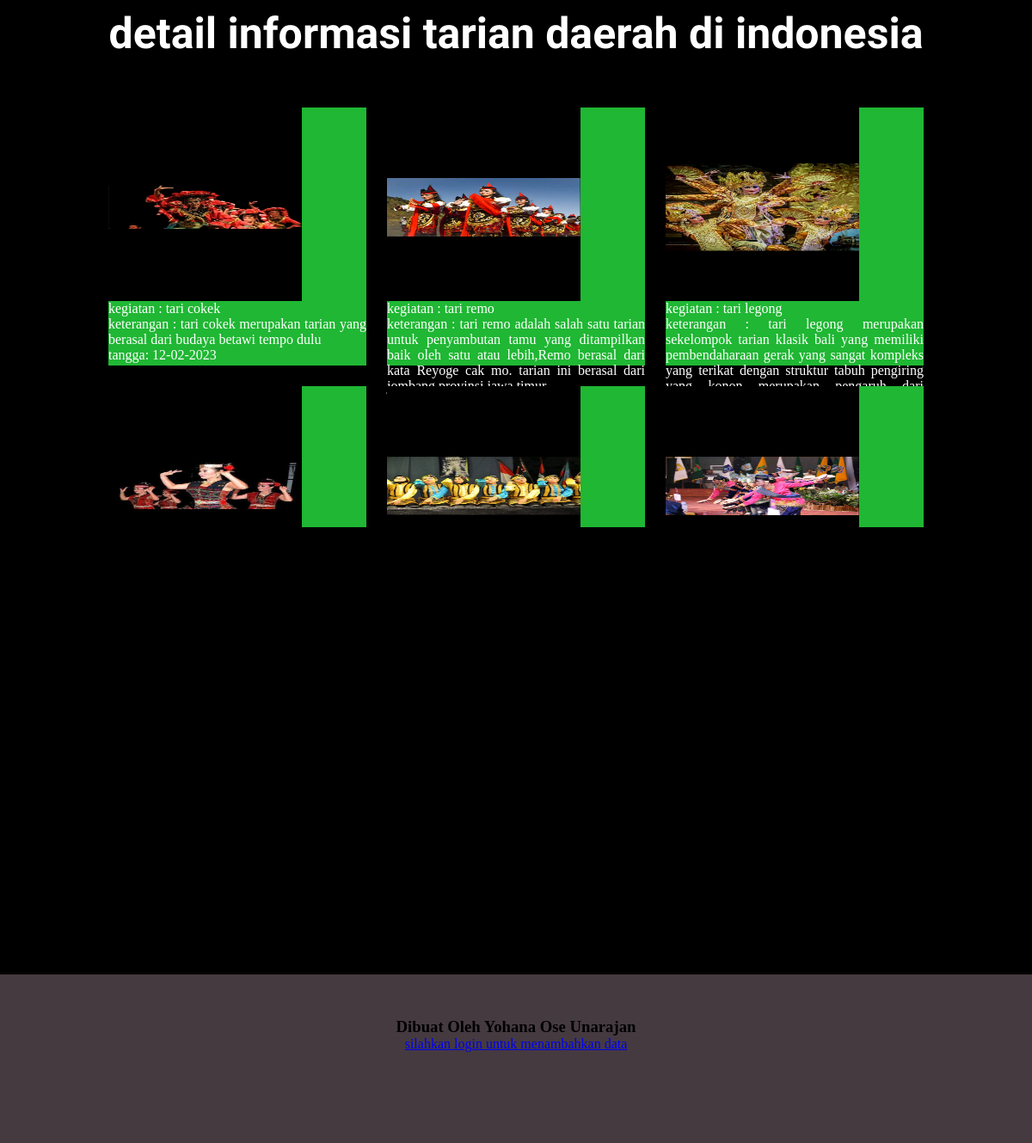
The app's page /detail.php with its own data.
### tables this page shows
CREATE TABLE `albumfoto` (
  `id` int(11) NOT NULL,
  `foto` varchar(255) NOT NULL,
  `judul` varchar(255) NOT NULL,
  `deskripsi` text NOT NULL
);

### function.php (called while the page is built)
<?php
    $koneksi = mysqli_connect("localhost","root","", "database_galerifoto1");
    function query($query){
        global $koneksi;
        $result = mysqli_query($koneksi,$query);
        $rows=[];
        while($row= mysqli_fetch_assoc($result)){
            $rows[]=$row;
        };
        return $rows;
    }
?>

### detail.php (the view, shortened to what this page needs)
<!DOCTYPE html>
<html lang="en">
<head>
    <link rel="stylesheet" href="css/index.css">
</head>
<body>
    <?php
        require"function.php";
        $datas= query("SELECT * FROM albumfoto");
    ?>
    <article>
        <div class="judul">
            <h1>detail informasi tarian daerah di indonesia</h1>
        </div>
        <div class="card-wrapper">
            <div class="card-scroll">
                <?php foreach($datas as $key){ ?>
                <div class="card">
                    <img src="img/<?= $key["foto"] ?>" alt="" width="75%" height="75%">
                    <span>kegiatan : <?= $key["judul"] ?></span>
                    <span>keterangan : <?= $key["deskripsi"] ?></span>
                    <span>tangga: 12-02-2023</span>
                </div>
                <?php } ?>
            </div>
        </div>
    </article>
    <footer>
        <h3>Dibuat Oleh Yohana Ose Unarajan</h3>
        <a href="login.php">silahkan login untuk menambahkan data</a>
    </footer>
</body>
</html>

### css/index.css (style rules this page uses)
* { margin:0; padding:0; }
body { height: 100vh; background-color: #ffffff; display: flex; flex-direction: column; }
article { display: flex; flex-direction: column; flex-grow: 10; background-color: #000000; text-align: center; color: #ffffff; }
article .judul { font-family: Baumans , Verdana, Geneva, Tahoma, sans-serif; padding: 10px; flex-grow: 1; }
.judul h1 { font-size: 50px; }
.card-wrapper { flex-grow: 15; display: flex; justify-content: space-around; flex-wrap: wrap; }
.card-wrapper .card-scroll { display: flex; justify-content: center; flex-wrap: wrap; width: 100%; height: 500px; overflow: scroll; }
.card-wrapper .card-scroll .card { height: 300px; width: 300px; background-color: hsl(128, 71%, 42%); margin: 12px; display: flex; flex-direction: column; text-align: justify; }
footer { flex-grow: 1; background-color: hsl(330, 9%, 25%); padding: 50px; text-align: center; }

### records on screen
albumfoto: foto (picture), judul "tari cokek", deskripsi "tari cokek merupakan tarian yang berasal dari budaya betawi tempo dulu"
albumfoto: foto (picture), judul "tari remo", deskripsi "tari remo adalah salah satu tarian untuk penyambutan tamu yang ditampilkan baik oleh satu atau lebih,Remo berasal dari kata Reyoge cak mo. tarian ini berasal dari…"
albumfoto: foto (picture), judul "tari legong", deskripsi "tari legong merupakan sekelompok tarian klasik bali yang memiliki pembendaharaan gerak yang sangat kompleks yang terikat dengan struktur tabuh pengiring…"
albumfoto: foto (picture)
albumfoto: foto (picture)
albumfoto: foto (picture)
